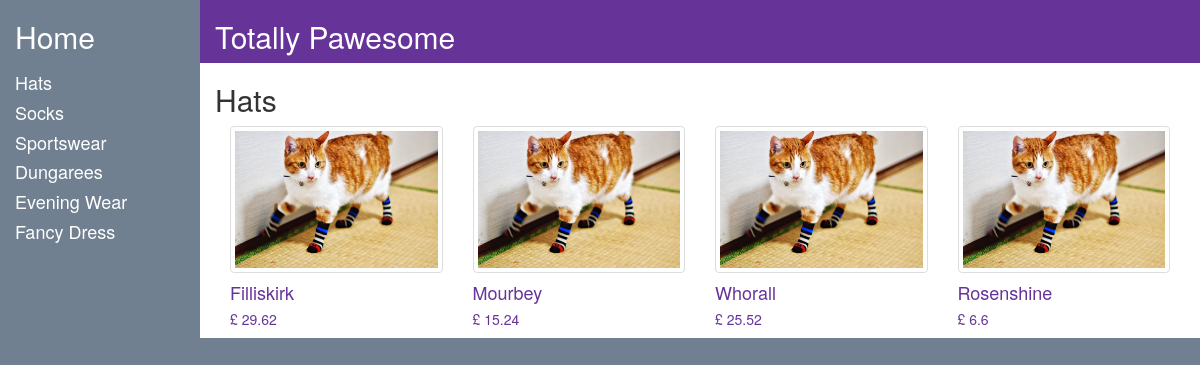
/src/app/products.php?categoryId=1, run on the app's committed database.
### tables this page shows
CREATE TABLE `categories` (
  `id` int(11) unsigned NOT NULL AUTO_INCREMENT,
  `categoryName` varchar(255) DEFAULT NULL,
  `deleted` tinyint(4) DEFAULT '0',
  `defaultImageFilepath` varchar(255) NOT NULL DEFAULT '',
  `defaultImageAlt` varchar(255) DEFAULT '',
  PRIMARY KEY (`id`)
);

CREATE TABLE `images` (
  `id` int(11) unsigned NOT NULL AUTO_INCREMENT,
  `productId` int(11) DEFAULT NULL,
  `imageFilePath` varchar(255) DEFAULT NULL,
  `deleted` tinyint(4) DEFAULT '0',
  `alt` varchar(255) DEFAULT NULL,
  PRIMARY KEY (`id`)
);

CREATE TABLE `products` (
  `id` int(11) unsigned NOT NULL AUTO_INCREMENT,
  `categoryId` int(11) DEFAULT NULL,
  `productName` varchar(255) DEFAULT NULL,
  `productPrice` float DEFAULT NULL,
  `productDescription` varchar(1000) DEFAULT NULL,
  `availableSizes` enum('XS','S','M','L','XL','2XL','3XL') DEFAULT NULL,
  `availableColors` enum('Red','Blue','Green') DEFAULT 'Red',
  `deleted` tinyint(4) DEFAULT '0',
  PRIMARY KEY (`id`)
);

### src/classes/mySqlDbConnect.php (called while the page is built, shortened)
<?php
class mySqlDbConnect implements ConnectToDb {
    private $db;
    public function __construct()
    {
        try{
            $this->db = new PDO('mysql:host=127.0.0.1; dbname=ecommerce-shop', 'root');
        } catch (Exception $e) {
            echo "your connection did not work: " . $e->getMessage();
        }
    }
    public function ConnectToDb(){
        return $this->db;
    }
}

### src/classes/Store.php (called while the page is built, shortened)
<?php
class Store implements GetCategories
{
    private $db;
    public function __construct(ConnectToDb $con)
    {
        $this->db = $con->ConnectToDb();
    }
    public function getCategories():array
    {
        $query = $this->db->prepare("SELECT `id`, `categoryName`, `defaultImageFilePath`,`defaultImageAlt` FROM `categories` WHERE `deleted` = 0;");
        $query->setFetchMode(PDO::FETCH_CLASS, Category::class);
        $query->execute();
        return $query->fetchAll();
    }
    public function getCurrentCategory(int $categoryId):array
    {
        $query = $this->db->prepare("SELECT `categoryName` FROM `categories` WHERE `id` = :categoryId AND `deleted` = 0;");
        $query->bindParam(':categoryId', $categoryId);
        $query->setFetchMode(PDO::FETCH_ASSOC);
        $query->execute();
        return $query->fetch();
    }
    public function getProducts(int $categoryId):array
    {
        $query = $this->db->prepare("SELECT products.id, products.productName, products.productPrice, products.productDescription, products.availableSizes, products.availableColors, images.imageFilePath
                                     FROM products
                                     LEFT JOIN images
                                     ON products.id = images.productId
                                     WHERE categoryId = :categoryId
                                     AND products.deleted = 0");
        $query->bindParam(':categoryId', $categoryId);
        $query->setFetchMode(PDO::FETCH_CLASS, Product::class);
        $query->execute();
        return $query->fetchAll(PDO::FETCH_CLASS, Product::class);
    }
}

### src/classes/Category.php (called while the page is built, shortened)
<?php
class Category
{
    private $id;
    private $categoryName;
    public function getId():int
    {
        return $this->id;
    }
    public function getCategoryName():string
    {
        return $this->categoryName;
    }
}

### src/classes/Product.php (called while the page is built, shortened)
<?php
class Product
{
    private $id;
    private $productName;
    private $productPrice;
    private $imageFilePath;
    public function getId():int
    {
        return $this->id;
    }
    public function getProductName():string
    {
        return $this->productName;
    }
    public function getProductPrice():float
    {
        return $this->productPrice;
    }
    public function getImageFilePath():string
    {
        return $this->imageFilePath;
    }
}

### src/app/products.php (the view, shortened to what this page needs)
<?php
$mySqlCon = new mySqlDbConnect();
$store = new Store($mySqlCon);
$categories = $store->getCategories();
$categoryId = $_GET['categoryId'];
$currentCategory = $store->getCurrentCategory($categoryId);
$products = $store->getProducts($categoryId);
?>
<!DOCTYPE html>
<html lang="en">
<head>
    <link rel="stylesheet" type="text/css" href="../assets/css/vendor/bootstrap.min.css">
    <link rel="stylesheet" type="text/css" href="../assets/css/styles.css">
</head>
<body>
<section class="row banner">
    <div class="home col-xs-3 col-sm-2">
        <a href="#">
            <h2>Home</h2>
        </a>
    </div>
    <div class="shop-name col-xs-9 col-sm-10">
        <h2>Totally Pawesome</h2>
    </div>
</section>
<section class="row main">
    <div class="sidebar col-xs-3 col-sm-2">
        <?php
        foreach($categories as $category) {
            if($category instanceof Category) { ?>
                <a href="./products.php?categoryId=<?php echo $category->getId(); ?>">
                    <h4><?php echo $category->getCategoryName(); ?></h4>
                </a>
        <?php
            }
        }
        ?>
    </div>
    <div class="main-content col-xs-9 col-sm-10">
        <div class="row">
            <h2><?php echo $currentCategory['categoryName']; ?></h2>
        </div>
            <?php
            foreach($products as $product) {
                if($product instanceof Product) { ?>
                    <div class="product col-xs-10 col-sm-6 col-md-4 col-lg-3">
                        <a href="./src/app/productPage.php?productId=<?php echo $product->getId(); ?>">
                            <img class="img-thumbnail" src="<?php echo $product->getImageFilePath(); ?>">
                            <h4><?php echo $product->getProductName(); ?></h4>
                            <h5>£ <?php echo $product->getProductPrice(); ?></h5>
                        </a>
                    </div>
            <?php
                }
            }
            ?>
    </div>
</section>
</body>
</html>

### src/assets/css/styles.css (style rules this page uses)
html, body { height: 100%; background-color: #708090; }
.row { margin: 0; }
.banner { color: #ffffff; }
.banner a, .sidebar a { color: #ffffff; }
.shop-name { background-color: #663399; }
.main-content { background-color: #ffffff; }
.product a, .category a { color: #663399; }

### data on the page
categories: categoryName "Hats"
categories: categoryName "Socks"
categories: categoryName "Sportswear"
categories: categoryName "Dungarees"
categories: categoryName "Evening Wear"
categories: categoryName "Fancy Dress"
images: imageFilePath (picture), productId.productName "Filliskirk", productId.productPrice "29.62"
images: imageFilePath (picture), productId.productName "Mourbey", productId.productPrice "15.24"
images: imageFilePath (picture), productId.productName "Whorall", productId.productPrice "25.52"
images: imageFilePath (picture), productId.productName "Rosenshine", productId.productPrice "6.6"
